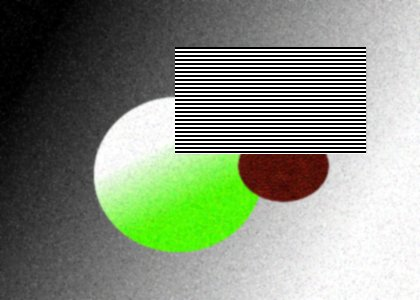
%> input picture GCMex/segtest1.jpg, 420 x 300 px
$ octave --eval "result = hog(im2double(imread('GCMex/segtest1.jpg')));"   (GNU Octave 9; MATLAB toolbox functions it lacks are replaced by stand-ins)
%> lines starting %> are read from the running program, lines starting %| are printed output that depends on the picture; in (x1, y1, x2, y2) boxes, pixels count from 0 and x2, y2 are one past the last pixel; in counts of white or black regions, pixels touching at a corner belong together; the program's own positions count from 1
### mygradient.m
function [mag,ori] = mygradient(I)
%
% compute image gradient magnitude and orientation at each pixel
%

h = [1 -1];
v = [1;-1];

dx = imfilter(I,h);
dy = imfilter(I,v);
complexImage = dx + dy*sqrt(-1) ;

mag = abs(complexImage);
ori = angle(complexImage);

end

### hog.m
function ohist = hog(I)
%
% compute orientation histograms over 8x8 blocks of pixels
% orientations are binned into 9 possible bins
% I : grayscale image of dimension HxW
% ohist : orinetation histograms for each block. ohist is of dimension (H/8)x(W/8)x9

[h,w] = size(I); %size of the input
%> h = 300; w = 1260
h2 = ceil(h/8); %the size of the output
%> h2 = 38
w2 = ceil(w/8);
%> w2 = 158
heightPadding = h2*8 - h;
%> heightPadding = 4
widthPadding = w2*8 - w;
%> widthPadding = 4

[initMag,initOri] = mygradient(I);
%> in mygradient, `dy = imfilter(I,v);`:
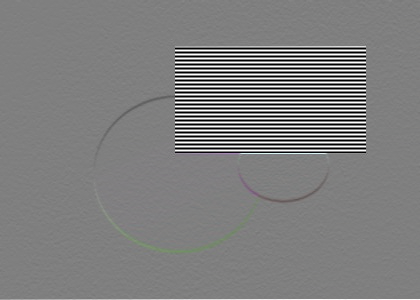
%> dy: size 300x420x3 double; mean R, G, B 0.00117, 0.00117, 0.00117; drawn with min black and max white
%> in mygradient, `ori = angle(complexImage);`:
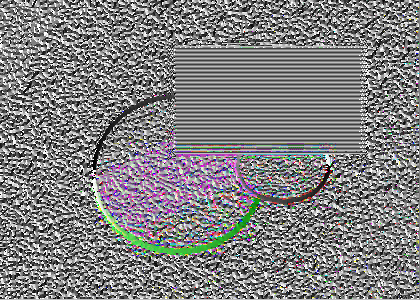
%> ori: size 300x420x3 double; mean R, G, B 0.0508, 0.0345, 0.0593; drawn with min black and max white
% [mag,ori] = mygradient(I);

paddedMag = padarray(initMag,[heightPadding widthPadding]);
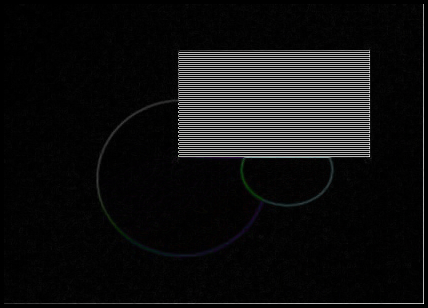
%> paddedMag: size 308x428x3 double; mean R, G, B 0.0979, 0.0981, 0.0986; drawn with min black and max white
mag = paddedMag(heightPadding+1:end,widthPadding+1:end);
%> mag: size 304x1280 double


paddedOri = padarray(initOri,[heightPadding widthPadding]);
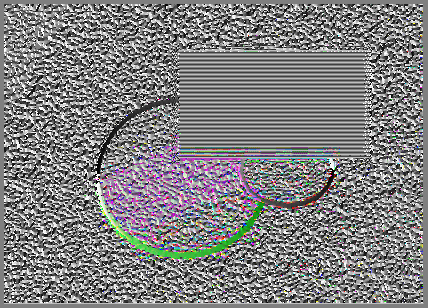
%> paddedOri: size 308x428x3 double; mean R, G, B 0.0485, 0.033, 0.0567; drawn with min black and max white
ori = paddedOri(heightPadding+1:end,widthPadding+1:end);
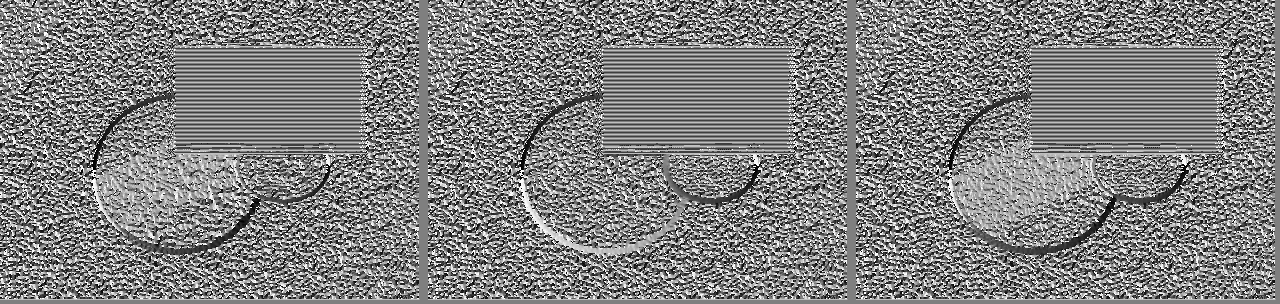
%> ori: size 304x1280 double; min -3.14, max 3.14, mean 0.0468; drawn with min black and max white

thresh = 0.1*max(max(mag));  %threshold for edges
%> thresh = 0.14

edgePixels = (mag>thresh);
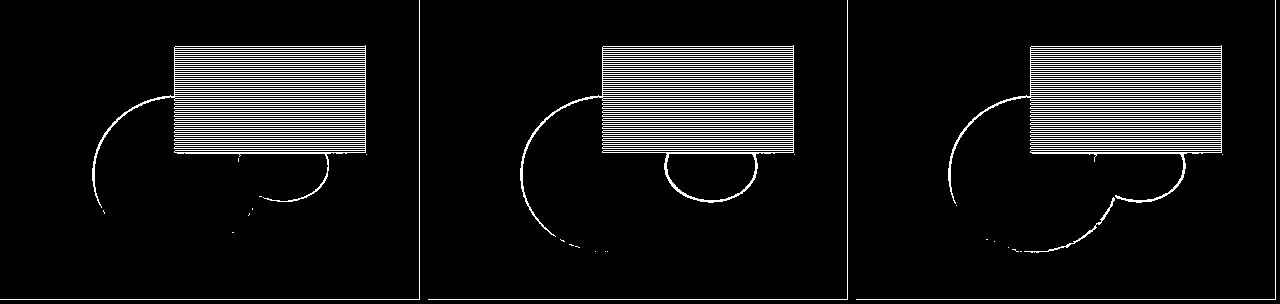
%> edgePixels: size 304x1280 logical; 9.3% white in thin lines or dots
nori = 9;       %number of orientation bins
binMins = (-pi/2) : pi/nori : (pi/2-pi/nori);
binMaxs = (-pi/2+pi/nori) : pi/nori : (pi/2);

% separate out pixels into orientation channels
ohist = zeros(h2,w2,nori);

for i = 1:nori

    minVal = binMins(i);
    maxVal = binMaxs(i);

  % create a binary image containing 1's for the pixels that are edges at this orientation
  B = edgePixels & ( ori >= minVal ) & ( ori <= maxVal);
  %   sum up the values over 8x8 pixel blocks.
    chblock = im2col(B,[8 8],'distinct');  %useful function for grabbing block

    for row = 0:h2-1
        for col = 0:w2-1

           rowStart = 8*row + 1;
           rowEnd = 8*row + 8;
           colStart = 8*col + 1;
           colEnd = 8*col + 8;

           %number of edges in this block at this orientation
           numOrientEdges = sum(sum(double( B(rowStart:rowEnd,colStart:colEnd) )));

           %number of edges total in this block
           numTotalEdges = sum(sum(double(edgePixels(rowStart:rowEnd,colStart:colEnd))));

           % sum over each block and store result in ohist
            %   ohist(:,:,i) = ...

           if(numTotalEdges < 1)
            ohist(row+1,col+1,i) = 0;
           else
%                ohist(row+1,col+1,i) = numOrientEdges/numTotalEdges;
                    ohist(row+1,col+1,i) = numOrientEdges;
           end

       end
    end
    % normalize the histogram so that sum over orientation bins is 1 for each block
    % NOTE: Don't divide by 0! If there are no edges in a block (ie. this counts sums to 0 for the block) then just leave all the values 0.

end
%> this loop made 9 passes
%> pass 2, in hog, `B = edgePixels & ( ori >= minVal ) & ( ori <= maxVal);`:
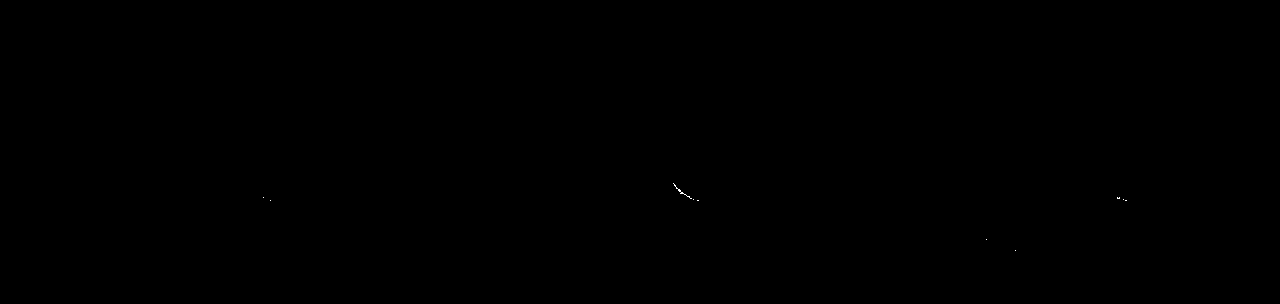
%> B: size 304x1280 logical; 0.01% white in thin lines or dots, all inside (x1, y1, x2, y2) = (263, 183, 1127, 251)


end
